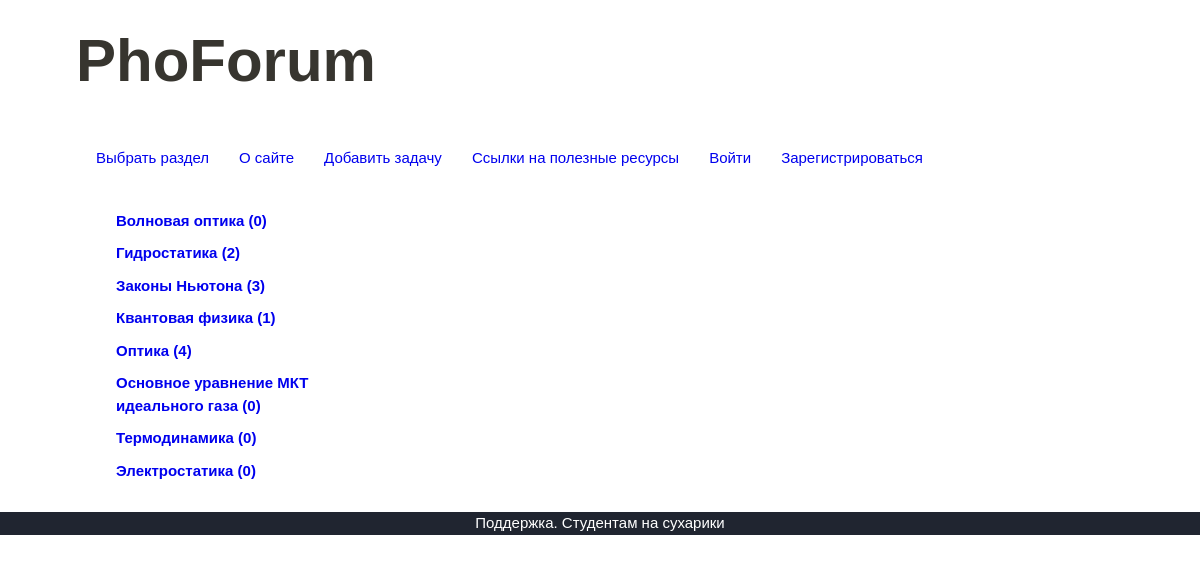
The app's page /, older data.
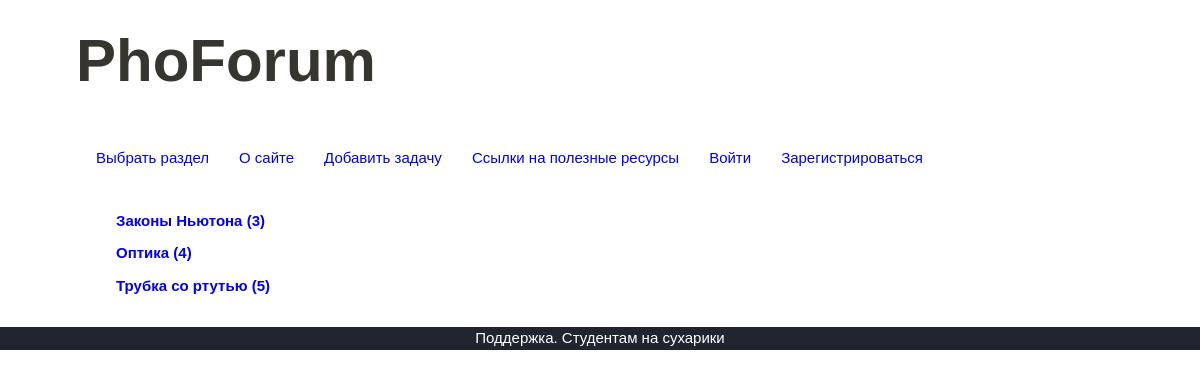
The same page, newer data.
### mainapp/models.py (models this page shows)
class Category(models.Model):
    name = models.CharField(max_length=100, db_index=True, verbose_name="Название раздела")
    slug = models.SlugField(unique=True, db_index=True)
    def __str__(self):
        return str(self.name)
    @property
    def get_absolute_url(self):
        return reverse('category', kwargs={'category_slug': self.slug})
    @property
    def get_num_task_by_cat(self):
        return len(Task.objects.filter(category_id=self.id))
    class Meta:
        verbose_name_plural = "Categories"
        ordering = ['name']

### mainapp/views.py (the view)
# urls.py: path('', index, name='home'),
def index(request):
    categories = Category.objects.all()
    context = {
        'title': 'PhoForum',
        'categories': categories
    }
    return render(request, 'mainapp/homepage.html', context=context)

### mainapp/templates/mainapp/homepage.html
{% extends 'mainapp/base.html' %}
{% block content %}
<ul class="list-categories">
{% for category in categories %}
    <li class="point-category"><a href="{{ category.get_absolute_url  }}"><span id="name">{{ category }}</span> ({{ category.get_num_task_by_cat }})</a></li>
{%endfor%}
</ul>
{% endblock content %}

### mainapp/templates/mainapp/base.html (shortened to what this page needs)
{% load static %}
<!DOCTYPE html>
<html lang="en">
<head>
    <link type="text/css" href="{% static 'mainapp/css/styles.css' %}" rel="stylesheet"/>
</head>
<body>
<header>
    <h1>PhoForum</h1>
    <nav><ul class="menu">
        <li><a href={% url 'home' %}>Выбрать раздел</a></li>
        <li><a href={% url 'info' %}>О сайте</a></li>
        <li><a href={% url 'addtask' %}>Добавить задачу</a></li>
        <li><a href={% url 'ext_resources' %}>Ссылки на полезные ресурсы</a></li>
        <li><a href={% url 'login' %}>Войти</a></li>
        <li><a href={% url 'regin' %}>Зарегистрироваться</a></li>
    </ul></nav>
</header>
<div class="content">
{% block content %}
{% endblock content %}
</div>
<footer>Поддержка. Студентам на сухарики</footer>
</body>
</html>

### mainapp/static/mainapp/css/styles.css (style rules this page uses)
* { padding: 0; margin: 0; border: 0; }
*,*:before,*:after { -moz-box-sizing: border-box; -webkit-box-sizing: border-box; box-sizing: border-box; }
nav,footer,header,aside { display: block; }
html,body { height: 100%; width: 100%; font-size: 100%; line-height: 1; font-size: 15px; -ms-text-size-adjust: 100%; -moz-text-size-adjust: 100%; -webkit-text-size-adjust: 100%; }
a, a:visited { text-decoration: none; }
ul li { list-style: none; }
h1,h2,h3,h4,h5,h6 { font-size:inherit;font-weight: 400; }
body { font-family: sans-serif; color: rgb(55, 53, 47); font-size: 15px; line-height: 1.5; }
a { text-decoration: none; display: inline-block; }
.menu { list-style: none; margin: 0 96px 0 76px; display: flex; padding-left: 0; }
.menu a { padding: 10px; padding-left: 20px; }
h1 { padding: 25px 10px 40px 76px; font-size: 4em; font-weight: 700; line-height: 1.2; }
.content { padding: 20px 116px; margin: 0; }
footer { background: #202530; color: white; text-align: center; }
.list-categories { width: 200px; }
.list-categories li { margin: 10px 0; font-weight: 700; }

Row changes from the older to the newer data that the page shows:
removed Category: name "Волновая оптика", get_num_task_by_cat "0"
removed Category: name "Гидростатика", get_num_task_by_cat "2"
removed Category: name "Квантовая физика", get_num_task_by_cat "1"
removed Category: name "Основное уравнение МКТ идеального газа", get_num_task_by_cat "0"
removed Category: name "Термодинамика", get_num_task_by_cat "0"
removed Category: name "Электростатика", get_num_task_by_cat "0"
added Category: name "Трубка со ртутью", get_num_task_by_cat "5"
